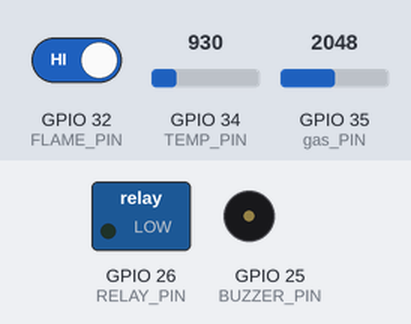
Bench run of a sketch on a simulated ESP32. Shown: switched loads named in the sketch (green lamp = pin HIGH), buzzer (waves = sounding, pin HIGH). The inputs (shaded band) are chosen by the test bench; at power-on: GPIO 32 (FLAME_PIN) HIGH, GPIO 34 (TEMP_PIN) = 930, GPIO 35 (gas_PIN) = 2048. WiFi joins after 1.5 s; servers stay silent unless stated; random numbers use the default seed unless the sketch sets one; no MQTT or app messages arrive unless stated; what the sketch prints to the serial monitor is not drawn.

Above: at 0.1 s.
At 2.7 s:
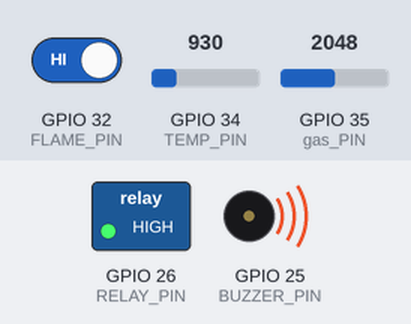
2.8 s: GPIO 32 (FLAME_PIN) driven LOW
Timing chart, 0 to 5.8 s (numbered marks = the images above; inputs shaded):
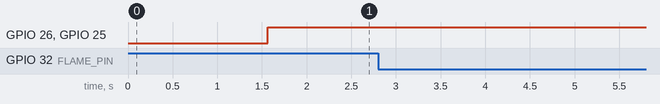

Measured:
- after the input at 2.8 s, every drawn part: stays the same

The sketch:

esp32_firmware.ino
```cpp
#include <WiFi.h>
#include <PubSubClient.h>
#include <ArduinoJson.h>

// ==========================================
// User Configuration
// ==========================================
const char* ssid = "YOUR_WIFI_SSID";
const char* password = "YOUR_WIFI_PASSWORD";

const char* mqtt_server = "test.mosquitto.org";
const int mqtt_port = 1883;
const char* mqtt_topic = "firecracker/safety/sensors";

const int FACTORY_ID = 2;              // Identifier for your factory in dashboard
const char* ROOM_TYPE = "Mixing";      // Room being monitored

// ==========================================
// Hardware Pins
// ==========================================
#define TEMP_PIN 34       // Analog pin for Temperature (e.g., TMP36 or NTC)
#define gas_PIN 35        // Analog pin for Gas (e.g., MQ-2)
#define FLAME_PIN 32      // Digital pin for Flame Sensor
#define BUZZER_PIN 25     // Digital pin for active buzzer
#define RELAY_PIN 26      // Digital pin for Relay (Controls main bulb/current)

// ==========================================
// Safety Thresholds
// ==========================================
const float TEMP_THRESHOLD = 50.0;   // 50 Degrees Celsius
const float GAS_THRESHOLD = 100.0;   // Arbitrary units depending on sensor calibration

WiFiClient espClient;
PubSubClient client(espClient);

void setup_wifi() {
  delay(10);
  Serial.println();
  Serial.print("Connecting to ");
  Serial.println(ssid);
  WiFi.begin(ssid, password);

  while (WiFi.status() != WL_CONNECTED) {
    delay(500);
    Serial.print(".");
  }

  Serial.println("");
  Serial.println("WiFi connected");
  Serial.println("IP address: ");
  Serial.println(WiFi.localIP());
}

void reconnect() {
  while (!client.connected()) {
    Serial.print("Attempting MQTT connection...");

    // Create a random client ID
    String clientId = "ESP32Client-FireGuard-";
    clientId += String(random(0, 0xffff), HEX);

    if (client.connect(clientId.c_str())) {
      Serial.println("connected");
    } else {
      Serial.print("failed, rc=");
      Serial.print(client.state());
      Serial.println(" try again in 5 seconds");
      delay(5000);
    }
  }
}

void setup() {
  Serial.begin(115200);

  // Initialize Pins
  pinMode(BUZZER_PIN, OUTPUT);
  pinMode(RELAY_PIN, OUTPUT);
  pinMode(FLAME_PIN, INPUT);

  // Default States (Relay LOW might mean 'ON' depending on your relay module natively - adjust if needed)
  digitalWrite(BUZZER_PIN, LOW);
  digitalWrite(RELAY_PIN, LOW); // Assumes LOW = Bulb ON (Normal state)

  setup_wifi();
  client.setServer(mqtt_server, mqtt_port);
}

void loop() {
  if (!client.connected()) {
    reconnect();
  }
  client.loop();

  // 1. Read Sensor Data
  int rawTemp = analogRead(TEMP_PIN);
  int rawGas = analogRead(gas_PIN);
  int flameVal = digitalRead(FLAME_PIN);

  // Convert raw analog values to human readable metrics (You must calibrate these to your specific sensors)
  float temperature = (rawTemp / 4095.0) * 3300; // ESP32 ADC is 12-bit (4095) for 3.3V
  temperature = temperature / 10.0; // Approximation for LM35/TMP36

  float gasLevel = (rawGas / 4095.0) * 1000.0; // Simple percentage map

  // Most flame sensors read LOW (0) when fire is detected, HIGH (1) when safe
  bool isFlameDetected = (flameVal == LOW);
  float humidity = 50.0; // Stub: If you use a DHT11/DHT22 later, add the DHT library

  // 2. Local Safety Checks (Buzzer & Relay Shutoff)
  bool triggerAlarm = false;

  if (temperature > TEMP_THRESHOLD || gasLevel > GAS_THRESHOLD || isFlameDetected) {
     triggerAlarm = true;
  }

  if (triggerAlarm) {
     digitalWrite(BUZZER_PIN, HIGH);     // Sound buzzer
     digitalWrite(RELAY_PIN, HIGH);      // Cut off relay/bulb (assuming HIGH triggers NC disconnect)
     Serial.println("ALARM! Thresholds breached. Power isolated.");
  } else {
     digitalWrite(BUZZER_PIN, LOW);      // Silence buzzer
     digitalWrite(RELAY_PIN, LOW);       // Keep relay passing power safely
  }

  // 3. Construct JSON Payload to send to your backend Dashboard
  StaticJsonDocument<200> doc;
  doc["factory_id"] = FACTORY_ID;
  doc["room_type"] = ROOM_TYPE;
  doc["temperature"] = temperature;
  doc["humidity"] = humidity;
  doc["gas_level"] = gasLevel;
  doc["flame_detected"] = isFlameDetected;

  char jsonBuffer[512];
  serializeJson(doc, jsonBuffer);

  // 4. Publish to MQTT Broker
  Serial.print("Publishing struct: ");
  Serial.println(jsonBuffer);
  client.publish(mqtt_topic, jsonBuffer);

  // Publish every 5 seconds
  delay(5000);
}
```
